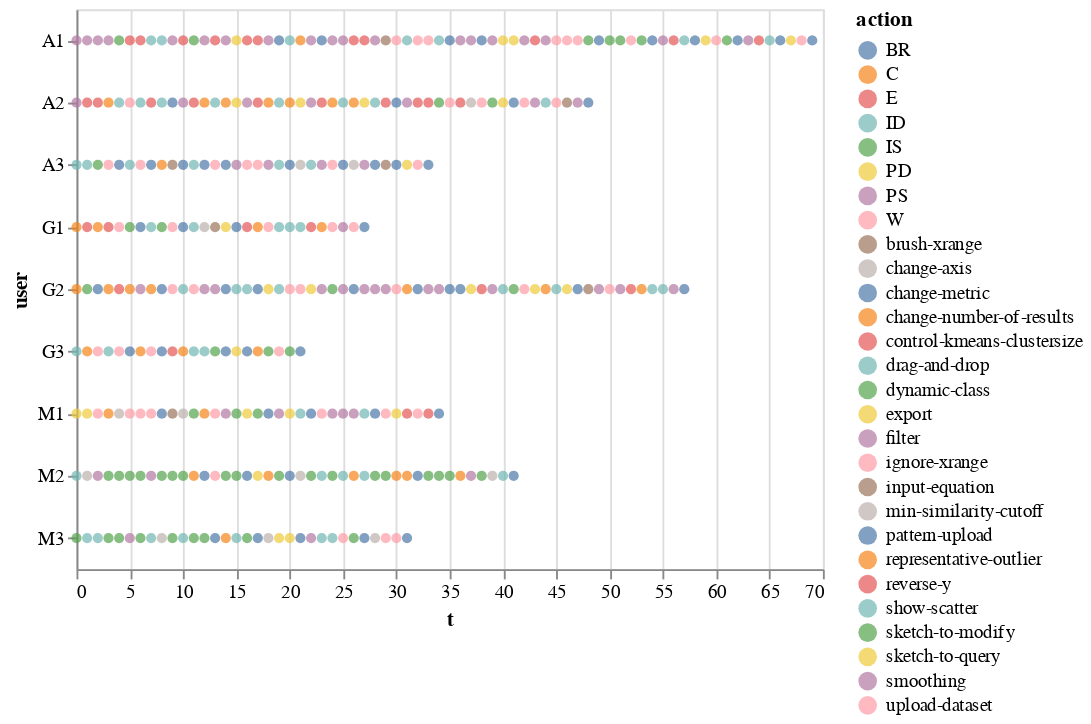

The notebook cell this image was saved under:
### Code cell
alt.Chart(df).mark_circle().encode(        
    color='action',
    y="user",
    x='t'
)

### Figure 1 — Vega-Lite specification as saved in the notebook (floating-point values rounded to 4 significant figures; data arrays with more than 128 entries replaced by an {"elided": "..."} marker saying what was removed)
{"$schema": "https://vega.github.io/schema/vega-lite/v2.6.0.json", "config": {"view": {"height": 300, "width": 400}}, "data": {"name": "data-7d121f226e904c3ad0664e2f2c5948ee"}, "datasets": {"data-7d121f226e904c3ad0664e2f2c5948ee": {"elided": "370 records"}}, "encoding": {"color": {"field": "action", "type": "nominal"}, "x": {"field": "t", "type": "quantitative"}, "y": {"field": "user", "type": "nominal"}}, "mark": "circle"}
